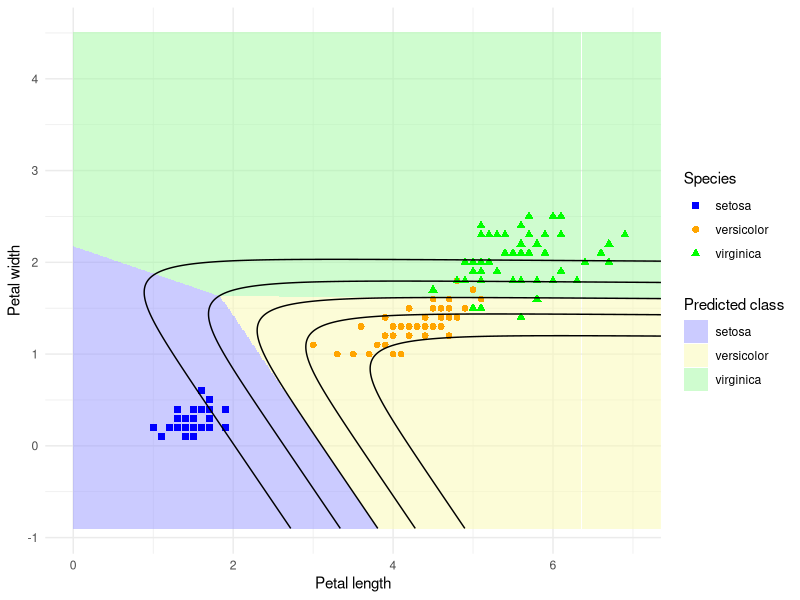
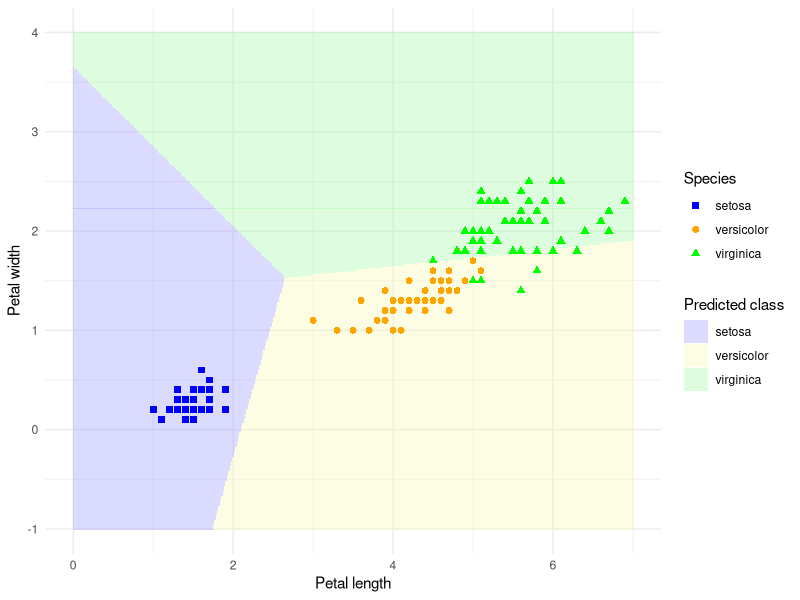

These figures' R source, in order:
library(tidyverse)

iris <- as_tibble(iris)

# -----------------------------
# Data (2 features, 3 classes)
# -----------------------------
df <- iris |>
  mutate(
    x1 = Petal.Length,
    x2 = Petal.Width,
    y  = Species,
    Species = as_factor(Species)
  ) |>
  select(x1, x2, everything())

train_x <- df |>
  select(x1, x2)
train_y <- df |>
  select(y)

# -----------------------------
# Fit multinomial logistic regression
# -----------------------------
model <- nnet::multinom(
  y ~ x1 + x2,
  data = df,
  decay = 0.1,
  trace = FALSE
)

# -----------------------------
# Grid for decision surface
# -----------------------------
x1_seq <- seq(min(train_x$x1) - 1, max(train_x$x1) + 1, length.out = 500)
x2_seq <- seq(min(train_x$x2) - 1, max(train_x$x2) + 2, length.out = 500)

grid <- expand_grid(x1 = x1_seq, x2 = x2_seq)

# class predictions + probabilities
grid_prob <- predict(
  model,
  newdata = grid,
  type = "prob"
)

grid <- grid |>
  mutate(
    class = predict(
      model,
      newdata = grid,
      type = "class"
  )
)

grid <- bind_cols(grid, as_tibble(grid_prob))

# Choose probability for label Iris-Versicolor
grid$prob_iris <- grid$virginica
grid$prob_iris <- grid$setosa
grid$prob_iris <- grid$versicolor

# -----------------------------
# Plot
# -----------------------------
ggplot() +
  # decision regions (like contourf)
  geom_tile(
    data = grid,
    aes(x = x1, y = x2, fill = class),
    alpha = 0.5
  ) +
  scale_fill_manual(values = c(
    setosa = "#9898ff",
    versicolor = "#fafab0",
    virginica = "#a0faa0"
  )) +  # training points
  geom_point(
    data = df,
    aes(x = x1, y = x2, color = Species, shape = Species),
    size = 2
  ) +
  scale_color_manual(
    values = c(
      setosa = "blue",
      versicolor = "orange",
      virginica = "green"
    )
  ) +
  scale_shape_manual(
    values = c(
      setosa = 15,
      versicolor = 16,
      virginica = 17
    )
  ) +
  # merge legend
  guides(
    color = guide_legend(order = 1),
    shape = guide_legend(order = 1),
    fill  = guide_legend(order = 2)
  ) +
  # probability contours (like plt.contour + clabel idea)
  geom_contour(
    data = grid,
    aes(x = x1, y = x2, z = prob_iris),
    color = "black",
    bins = 6
  ) +
  coord_cartesian(xlim = c(0, 7)) +
  labs(
    x = "Petal length",
    y = "Petal width",
    shape = "Species",
    color = "Species",
    fill = "Predicted class"
  ) +
  theme_minimal()

###############

# =========================================================
# Multinomial Logistic Regression in R
# (LBFGS + explicit bias column + softmax + L2 penalty)
# =========================================================

# -----------------------------
# Softmax
# -----------------------------
softmax <- function(Z) {
  expZ <- exp(Z)
  expZ / rowSums(expZ)
}

lse <- function(a) {
  m <- max(a)
  m + log(sum(exp(a - m)))
}

softmax <- function(a) {
  exp(a - lse(a))
}


# -----------------------------
# One-hot encoding
# -----------------------------
one_hot <- function(y) {
  classes <- sort(unique(y))
  t(sapply(y, function(v) as.numeric(classes == v)))
}

# -----------------------------
# Multiclass loss (same as Python)
# -----------------------------
multi_loss_function <- function(w, X, Y, lambda) {

  n_class <- ncol(Y)
  n_feat  <- ncol(X)

  W <- matrix(w, nrow = n_feat, ncol = n_class)

  logits <- X %*% W
  P <- softmax(logits)

  # negative log-likelihood
  nll <- -sum(Y * log(P + 1e-12))

  # L2 regularization (exclude bias row)
  reg <- lambda * sum(W[-1, ]^2)

  nll + reg
}

# -----------------------------
# Fit function (Python-style LBFGS)
# -----------------------------
fit_softmax_lbfgs <- function(X, y, lambda = 1) {

  # explicit bias column
  X <- cbind(1, X)

  Y <- one_hot(y)

  n_feat  <- ncol(X)
  n_class <- ncol(Y)

  # same idea as JAX random init
  set.seed(0)
  w_init <- rnorm(n_feat * n_class, 0, 0.01)

  loss_fn <- function(w) {
    multi_loss_function(w, X, Y, lambda)
  }

  res <- optim(
    par = w_init,
    fn = loss_fn,
    method = "L-BFGS-B",
    control = list(maxit = 1000, factr = 1e7)
  )

  W <- matrix(res$par, nrow = n_feat, ncol = n_class)

  list(
    weights = W,
    bias = W[1, ],
    coef = W[-1, , drop = FALSE]
  )
}

# -----------------------------
# Prediction: probabilities
# -----------------------------
predict_proba <- function(model, X) {
  X <- cbind(1, X)
  softmax(X %*% model$weights)
}

# -----------------------------
# Prediction: class labels
# -----------------------------
predict_class <- function(model, X) {
  probs <- predict_proba(model, X)
  max.col(probs) - 1
}

df <- iris

X <- as.matrix(
  df |> select(Petal.Length, Petal.Width)
)
y <- as.numeric(df$Species) - 1

model <- fit_softmax_lbfgs(X, y, lambda = 0.1)

probs <- predict_proba(model, X)
preds <- predict_class(model, X)

# -----------------------------
# Grid (same idea as Python meshgrid)
# -----------------------------
x1_seq <- seq(0, 7, length.out = 400)
x2_seq <- seq(-1, 4, length.out = 400)

grid <- expand_grid(x1 = x1_seq, x2 = x2_seq)
Xg <- as.matrix(grid)

# -----------------------------
# Predict probabilities on grid
# -----------------------------
grid_probs <- predict_proba(model, Xg)

grid <- grid |>
  mutate(
    setosa = grid_probs[,1],
    versicolor = grid_probs[,2],
    virginica = grid_probs[,3],
    class = factor(
      max.col(grid_probs) - 1,
      levels = c(0,1,2),
      labels = c("setosa","versicolor","virginica")
    )
  )

# -----------------------------
# PLOT (Python-faithful version)
# -----------------------------
ggplot() +

  # ---- contourf equivalent (decision regions)
  geom_tile(
    data = grid,
    aes(x = x1, y = x2, fill = class),
    alpha = 0.35
  ) +

  scale_fill_manual(values = c(
    setosa = "#9898ff",
    versicolor = "#fafab0",
    virginica = "#a0faa0"
  )) +

  # ---- probability contours (this is the key Python part)
  geom_contour(
    data = grid,
    aes(x = x1, y = x2, z = setosa),
    color = "blue",
    breaks = seq(0.1, 0.9, by = 0.2),
    linewidth = 0.4
  ) +

  geom_contour(
    data = grid,
    aes(x = x1, y = x2, z = versicolor),
    color = "purple",
    breaks = seq(0.1, 0.9, by = 0.2),
    linewidth = 0.4
  ) +

  geom_contour(
    data = grid,
    aes(x = x1, y = x2, z = virginica),
    color = "green",
    breaks = seq(0.1, 0.9, by = 0.2),
    linewidth = 0.4
  ) +

  # ---- training points (same markers idea as Python)
  geom_point(
    data = df |>
      mutate(species = factor(Species,
                              levels = c("setosa","versicolor","virginica"))),
    aes(x = Petal.Length,
        y = Petal.Width,
        color = species,
        shape = species),
    size = 2
  ) +

  scale_color_manual(values = c(
    setosa = "blue",
    versicolor = "orange",
    virginica = "green"
  )) +

  scale_shape_manual(values = c(
    setosa = 15,
    versicolor = 16,
    virginica = 17
  )) +

  # ---- merge legend (fix your earlier issue)
  guides(
    color = guide_legend(order = 1),
    shape = guide_legend(order = 1),
    fill  = guide_legend(order = 2)
  ) +

  coord_cartesian(xlim = c(0, 7), ylim = c(-1, 4)) +

  labs(
    x = "Petal length",
    y = "Petal width",
    color = "Species",
    shape = "Species",
    fill  = "Predicted class"
  ) +

  theme_minimal()
